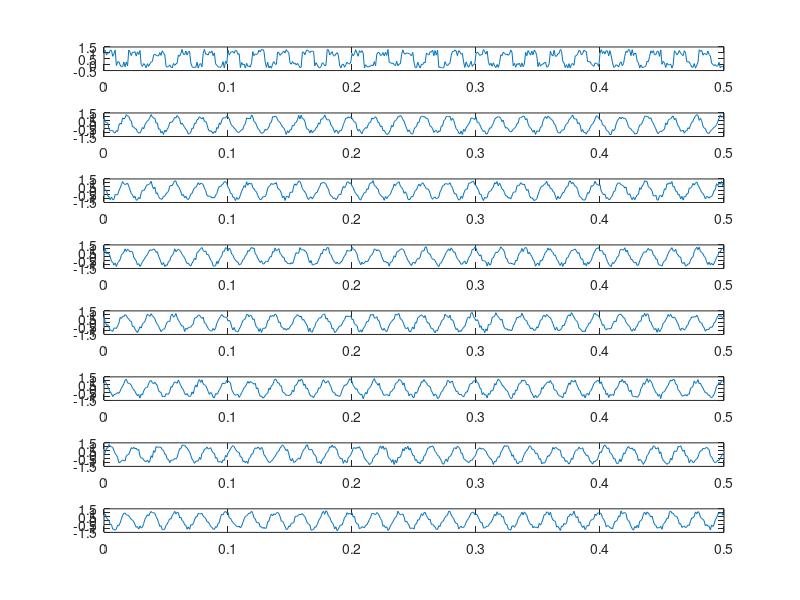

Here is the MATLAB script that generated this plot:
function f = a7d1_gen(~)
    CHANNELS = 8;
    frequency = 50;
    samplesNumber = 500;
    dt = 0.001;
    noiseAmplitude = 0.3;
    
    x = dt * (0: samplesNumber-1);
    f = zeros(CHANNELS, samplesNumber);
    digNumber = randi(CHANNELS);
    for i = 1:CHANNELS
        noise = noiseAmplitude * (rand(size(x)) - 0.5);
        if i == digNumber
            signal = (square(2*pi*frequency*x) + 1) / 2 + noise;
        else
            signal = sin(2*pi*frequency*x + pi*rand) + noise;
        end
        f(i, :) = signal + noise;
        subplot(CHANNELS, 1, i);
        plot(x, f(i, :))
    end
end